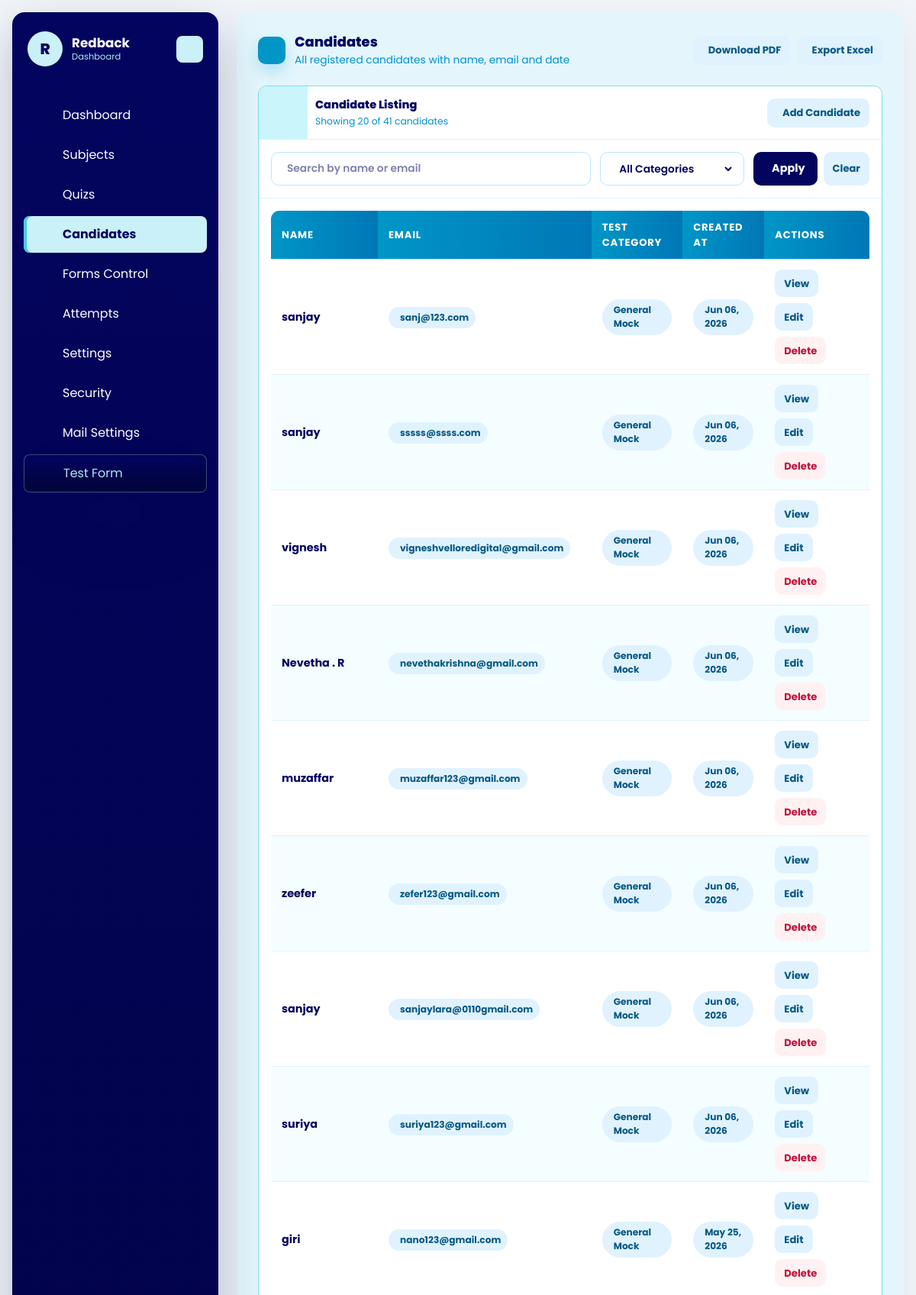
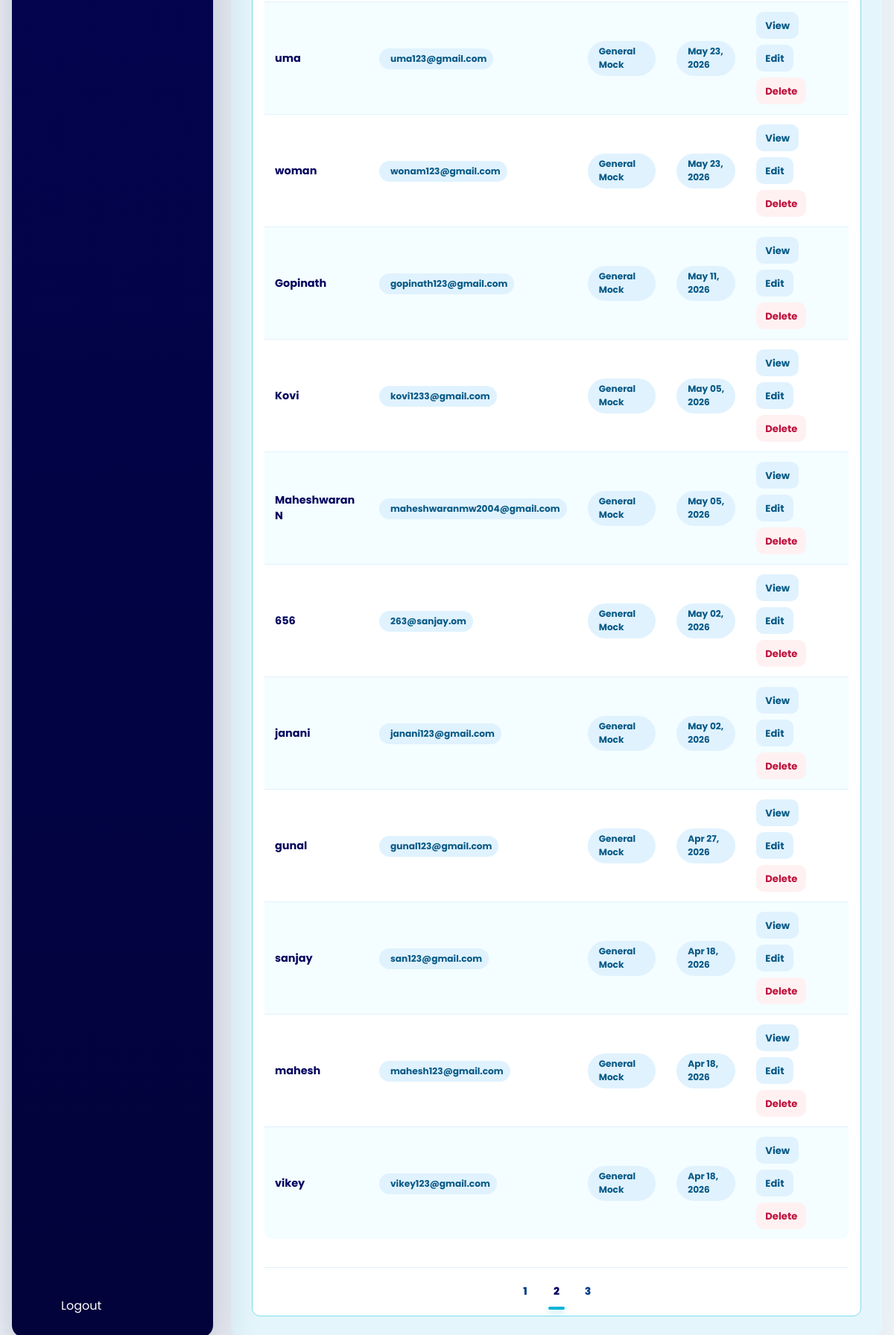
/dashboard/candidates/?page=2 (signed in), run on the app's committed database (2 pictures, top to bottom).
### dashboard/models.py (models this page shows, shortened)
class Company(models.Model):
    name = models.CharField(max_length=150)
    image = models.ImageField(upload_to='company/', blank=True, null=True)
    email = models.EmailField(unique=True)
    password = models.CharField(max_length=128)
    is_active = models.BooleanField(default=True)
    test_instructions = models.TextField(
        default=DEFAULT_TEST_INSTRUCTIONS,
        blank=True,
        help_text='Instructions shown to candidates in the online test instructions drawer.',
    )
    allow_full_screen_lock = models.BooleanField(default=False)
    allow_pause_lock = models.BooleanField(default=False)
    allow_tab_switch_guard = models.BooleanField(default=False)
    allow_copy_paste_block = models.BooleanField(default=False)
    allow_right_click_disable = models.BooleanField(default=False)
    full_screen_lock = models.BooleanField(default=False)
    pause_lock = models.BooleanField(default=False)
    tab_switch_guard_enabled = models.BooleanField(default=False)
    copy_paste_block_enabled = models.BooleanField(default=False)
    right_click_disable_enabled = models.BooleanField(default=False)
    max_violation_warnings = models.PositiveIntegerField(default=3)
    exam_control_password = models.CharField(max_length=128, blank=True)
    pass_persantage = models.DecimalField(max_digits=5, decimal_places=2, default=50.00)
    mail_sender_enabled = models.BooleanField(default=False)
    smtp_host = models.CharField(max_length=255, blank=True)
    smtp_port = models.PositiveIntegerField(default=587)
    smtp_username = models.CharField(max_length=255, blank=True)
    smtp_app_key = models.CharField(max_length=255, blank=True)
    smtp_use_tls = models.BooleanField(default=True)
    smtp_from_email = models.EmailField(blank=True)
    created_at = models.DateTimeField(auto_now_add=True)
    updated_at = models.DateTimeField(auto_now=True)
    class Meta:
        ordering = ['name']
        verbose_name_plural = 'Companies'

### quiz/models.py (models this page shows, shortened)
class Candidate(models.Model):
    name = models.CharField(max_length=150)
    email = models.EmailField()
    designation_tech = models.CharField(max_length=150)
    created_at = models.DateTimeField(auto_now_add=True)
    class Meta:
        ordering = ['name']

### dashboard/views.py (the view, shortened to what this page needs)
# urls.py: path('candidates/', views.candidate_list, name='candidate_list'),
@company_login_required
def candidate_list(request):
    queryset = Candidate.objects.filter(attempts__company=request.company).distinct().order_by('-created_at')
    search_query = request.GET.get('q', '').strip()
    if search_query:
        queryset = queryset.filter(
            Q(name__icontains=search_query) |
            Q(email__icontains=search_query)
        )
    test_category_filter = request.GET.get('test_category', 'all').strip()
    valid_categories = {value for value, _label in CandidateTestAttempt.TEST_CATEGORY_CHOICES}
    total_count = queryset.count()
    paginator  = Paginator(queryset, 20)
    page_num   = request.GET.get('page', 1)
    page_obj   = paginator.get_page(page_num)
    for candidate in page_obj.object_list:
        latest_attempt = candidate.attempts.filter(company=request.company).order_by('-created_at').first()
        candidate.latest_test_category_display = (
            latest_attempt.get_test_category_display() if latest_attempt else '-'
        )
    params = request.GET.copy()
    params.pop('page', None)
    page_query_prefix = (params.urlencode() + '&') if params else ''
    page_numbers = list(
        paginator.get_elided_page_range(page_obj.number, on_each_side=2, on_ends=1)
    )
    return render(request, 'dashboard/candidate_list.html', {
        'title': 'Candidates',
        'objects': page_obj.object_list,
        'page_obj': page_obj,
        'page_numbers': page_numbers,
        'page_query_prefix': page_query_prefix,
        'total_count': total_count,
        'search_query': search_query,
        'test_category_choices': CandidateTestAttempt.TEST_CATEGORY_CHOICES,
        'test_category_filter': test_category_filter,
    })

### templates/dashboard/candidate_list.html (shortened to what this page needs)
{% extends "base.html" %}
{% block content %}
{% include 'dashboard/header.html' %}
<div id="dashboard-page-content">
<section class="quiz-shell">
    <div class="quiz-heading">
        <div class="quiz-heading-main">
            <span class="quiz-heading-icon"><iconify-icon icon="mdi:account-group-outline"></iconify-icon></span>
            <div>
                <h1 class="quiz-title">Candidates</h1>
                <p class="quiz-subtitle">All registered candidates with name, email and date</p>
            </div>
        </div>
        <div class="quiz-list-actions" style="display: flex; gap: 8px; align-items: center; padding-right: 0;">
            <a href="{% url 'dashboard:candidate_pdf' %}?{{ page_query_prefix }}" class="attempt-btn secondary" style="min-height: 38px; display: inline-flex; align-items: center; justify-content: center; gap: 8px;">
                Download PDF
            </a>
            <a href="{% url 'dashboard:candidate_excel' %}?{{ page_query_prefix }}" class="attempt-btn secondary" style="min-height: 38px; display: inline-flex; align-items: center; justify-content: center; gap: 8px;">
                Export Excel
            </a>
        </div>
    </div>
    <div class="quiz-list-panel">
        <div class="quiz-list-head">
            <span class="quiz-list-icon"><iconify-icon icon="mdi:account-multiple-outline"></iconify-icon></span>
            <div style="padding-left:10px;">
                <p class="quiz-list-title">Candidate Listing</p>
                <p class="quiz-list-text">Showing {{ objects|length }} of {{ total_count }} candidate{{ total_count|pluralize }}</p>
            </div>
            <div class="quiz-list-actions">
                <a href="{% url 'dashboard:candidate_create' %}" class="attempt-btn secondary" style="min-height:38px;display:inline-flex;align-items:center;gap:8px;">
                    Add Candidate
                </a>
            </div>
        </div>
        <form method="get" class="attempt-controls">
            <label class="attempt-control-field">
                <input type="search" name="q" value="{{ search_query|default:'' }}" placeholder="Search by name or email">
            </label>
            <label class="attempt-control-field">
                <select name="test_category">
                    <option value="all" {% if test_category_filter == 'all' %}selected{% endif %}>All Categories</option>
                </select>
            </label>
            <div class="attempt-control-actions">
                <button type="submit" class="attempt-control-submit">
                    Apply
                </button>
                <a href="{% url 'dashboard:candidate_list' %}" class="attempt-btn secondary">Clear</a>
            </div>
        </form>
        <div class="attempt-table-wrap">
            {% if objects %}
                <table class="attempt-table">
                    <thead>
                        <tr>
                            <th>Name</th>
                            <th>Email</th>
                            <th>Test Category</th>
                            <th>Created At</th>
                            <th>Actions</th>
                        </tr>
                    </thead>
                    <tbody>
                        {% for candidate in objects %}
                            <tr style="cursor:pointer;" onclick="window.location='{% url 'dashboard:candidate_detail' candidate.pk %}'">
                                <td>
                                    <strong>{{ candidate.name }}</strong>
                                </td>
                                <td>
                                    <span class="attempt-pill">
                                        {{ candidate.email }}
                                    </span>
                                </td>
                                <td>
                                    <span class="attempt-pill">
                                        {{ candidate.latest_test_category_display }}
                                    </span>
                                </td>
                                <td>
                                    <span class="attempt-pill">
                                        {{ candidate.created_at|date:"M d, Y" }}
                                    </span>
                                </td>
                                <td>
                                    <div class="attempt-actions" onclick="event.stopPropagation();">
                                        <a href="{% url 'dashboard:candidate_detail' candidate.pk %}" class="attempt-btn secondary">View</a>
                                        <a href="{% url 'dashboard:candidate_update' candidate.pk %}" class="attempt-btn secondary">Edit</a>
                                        <a href="{% url 'dashboard:candidate_delete' candidate.pk %}" class="attempt-btn danger">Delete</a>
                                    </div>
                                </td>
                            </tr>
                        {% endfor %}
                    </tbody>
                </table>
            {% endif %}
        </div>
        {% if page_obj.has_other_pages %}
            <div class="quiz-pagination">
                {% if page_obj.has_previous %}
                    <a class="quiz-page-link" href="?{{ page_query_prefix }}page=1" aria-label="First page"><iconify-icon icon="mdi:chevron-double-left"></iconify-icon></a>
                    <a class="quiz-page-link" href="?{{ page_query_prefix }}page={{ page_obj.previous_page_number }}" aria-label="Previous page"><iconify-icon icon="mdi:chevron-left"></iconify-icon></a>
                {% else %}
                    <span class="quiz-page-link is-disabled"><iconify-icon icon="mdi:chevron-double-left"></iconify-icon></span>
                    <span class="quiz-page-link is-disabled"><iconify-icon icon="mdi:chevron-left"></iconify-icon></span>
                {% endif %}
                {% for page_number in page_numbers %}
                    {% if page_number == page_obj.paginator.ELLIPSIS %}
                        <span class="quiz-page-ellipsis">{{ page_number }}</span>
                    {% elif page_number == page_obj.number %}
                        <span class="quiz-page-link is-active" aria-current="page">{{ page_number }}</span>
                    {% else %}
                        <a class="quiz-page-link" href="?{{ page_query_prefix }}page={{ page_number }}">{{ page_number }}</a>
                    {% endif %}
                {% endfor %}
                {% if page_obj.has_next %}
                    <a class="quiz-page-link" href="?{{ page_query_prefix }}page={{ page_obj.next_page_number }}" aria-label="Next page"><iconify-icon icon="mdi:chevron-right"></iconify-icon></a>
                    <a class="quiz-page-link" href="?{{ page_query_prefix }}page={{ page_obj.paginator.num_pages }}" aria-label="Last page"><iconify-icon icon="mdi:chevron-double-right"></iconify-icon></a>
                {% else %}
                    <span class="quiz-page-link is-disabled"><iconify-icon icon="mdi:chevron-right"></iconify-icon></span>
                    <span class="quiz-page-link is-disabled"><iconify-icon icon="mdi:chevron-double-right"></iconify-icon></span>
                {% endif %}
            </div>
        {% endif %}
    </div>
</section>
</div>
{% endblock %}

### templates/dashboard/header.html (shortened to what this page needs)
<aside class="dashboard-sidebar" data-dashboard-sidebar>
    <header class="dashboard-sidebar-header">
        <a href="/" class="dashboard-brand">
            <span class="dashboard-brand-mark">{{ request.company.name|default:"Company"|slice:":1"|upper }}</span>
            <span class="dashboard-brand-text">
                <strong>{{ request.company.name|default:"Company" }}</strong>
                <span>Dashboard</span>
            </span>
        </a>
        <button class="dashboard-toggler dashboard-sidebar-toggler" type="button" aria-label="Toggle sidebar">
        </button>
    </header>
    <nav class="dashboard-sidebar-nav"
        aria-label="Dashboard navigation"
        hx-boost="true"
        hx-target="#dashboard-page-content"
        hx-select="#dashboard-page-content"
        hx-push-url="true">
        <ul class="dashboard-nav-list dashboard-primary-nav">
            {% if request.session.company_id %}
                <li class="dashboard-nav-item">
                    <a href="/dashboard/" class="dashboard-nav-link" data-dashboard-nav-link data-nav-exact>
                        <span class="dashboard-nav-label">Dashboard</span>
                    </a>
                </li>
                <li class="dashboard-nav-item">
                    <a href="/dashboard/subjects/" class="dashboard-nav-link" data-dashboard-nav-link>
                        <span class="dashboard-nav-label">Subjects</span>
                    </a>
                </li>
                <li class="dashboard-nav-item">
                    <a href="/dashboard/quizzes/" class="dashboard-nav-link" data-dashboard-nav-link>
                        <span class="dashboard-nav-label">Quizs</span>
                    </a>
                </li>
                <li class="dashboard-nav-item">
                    <a href="/dashboard/candidates/" class="dashboard-nav-link" data-dashboard-nav-link>
                        <span class="dashboard-nav-label">Candidates</span>
                    </a>
                </li>
                <li class="dashboard-nav-item">
                    <a href="/dashboard/forms-control/" class="dashboard-nav-link" data-dashboard-nav-link>
                        <span class="dashboard-nav-label">Forms Control</span>
                    </a>
                </li>
                <li class="dashboard-nav-item">
                    <a href="/dashboard/attempts/" class="dashboard-nav-link" data-dashboard-nav-link>
                        <span class="dashboard-nav-label">Attempts</span>
                    </a>
                </li>
                <li class="dashboard-nav-item">
                    <a href="/dashboard/settings/" class="dashboard-nav-link" data-dashboard-nav-link>
                        <span class="dashboard-nav-label">Settings</span>
                    </a>
                </li>
                <li class="dashboard-nav-item">
                    <a href="/dashboard/settings/security/" class="dashboard-nav-link" data-dashboard-nav-link>
                        <span class="dashboard-nav-label">Security</span>
                    </a>
                </li>
                <li class="dashboard-nav-item">
                    <a href="/dashboard/settings/mail/" class="dashboard-nav-link" data-dashboard-nav-link>
                        <span class="dashboard-nav-label">Mail Settings</span>
                    </a>
                </li>
                <li class="dashboard-nav-item">
                    <a href="/quiz/start/" class="dashboard-nav-link is-accent" data-dashboard-nav-link hx-boost="false">
                        <span class="dashboard-nav-label">Test Form</span>
                    </a>
                </li>
            {% endif %}
        </ul>
        {% if request.session.company_id %}
            <ul class="dashboard-nav-list dashboard-secondary-nav">
                <li class="dashboard-nav-item">
                    <a href="/dashboard/logout/" class="dashboard-nav-link is-danger" hx-boost="false">
                        <span class="dashboard-nav-label">Logout</span>
                    </a>
                </li>
            </ul>
        {% endif %}
    </nav>
</aside>

### data on the page
Company: company.name "R", company.name "Redback"
Candidate: name "sanjay", email "sanj@123.com", latest_test_category_display "General Mock", created_at "Jun 06, 2026"
Candidate: name "sanjay", email "sssss@ssss.com", latest_test_category_display "General Mock", created_at "Jun 06, 2026"
Candidate: name "vignesh", email "vigneshvelloredigital@gmail.com", latest_test_category_display "General Mock", created_at "Jun 06, 2026"
Candidate: name "Nevetha . R", email "nevethakrishna@gmail.com", latest_test_category_display "General Mock", created_at "Jun 06, 2026"
Candidate: name "muzaffar", email "muzaffar123@gmail.com", latest_test_category_display "General Mock", created_at "Jun 06, 2026"
Candidate: name "zeefer", email "zefer123@gmail.com", latest_test_category_display "General Mock", created_at "Jun 06, 2026"
Candidate: name "sanjay", email "sanjaylara@0110gmail.com", latest_test_category_display "General Mock", created_at "Jun 06, 2026"
Candidate: name "suriya", email "suriya123@gmail.com", latest_test_category_display "General Mock", created_at "Jun 06, 2026"
Candidate: name "giri", email "nano123@gmail.com", latest_test_category_display "General Mock", created_at "May 25, 2026"
Candidate: name "uma", email "uma123@gmail.com", latest_test_category_display "General Mock", created_at "May 23, 2026"
Candidate: name "woman", email "wonam123@gmail.com", latest_test_category_display "General Mock", created_at "May 23, 2026"
Candidate: name "Gopinath", email "gopinath123@gmail.com", latest_test_category_display "General Mock", created_at "May 11, 2026"
Candidate: name "Kovi", email "kovi1233@gmail.com", latest_test_category_display "General Mock", created_at "May 05, 2026"
Candidate: name "Maheshwaran N", email "maheshwaranmw2004@gmail.com", latest_test_category_display "General Mock", created_at "May 05, 2026"
Candidate: name "656", email "263@sanjay.om", latest_test_category_display "General Mock", created_at "May 02, 2026"
Candidate: name "janani", email "janani123@gmail.com", latest_test_category_display "General Mock", created_at "May 02, 2026"
Candidate: name "gunal", email "gunal123@gmail.com", latest_test_category_display "General Mock", created_at "Apr 27, 2026"
Candidate: name "sanjay", email "san123@gmail.com", latest_test_category_display "General Mock", created_at "Apr 18, 2026"
Candidate: name "mahesh", email "mahesh123@gmail.com", latest_test_category_display "General Mock", created_at "Apr 18, 2026"
Candidate: name "vikey", email "vikey123@gmail.com", latest_test_category_display "General Mock", created_at "Apr 18, 2026"

### other printed values
{{ objects|length }} "20"
{{ total_count }} "41"
{{ page_number }} "1" "3"
{{ page_number }} "2"
